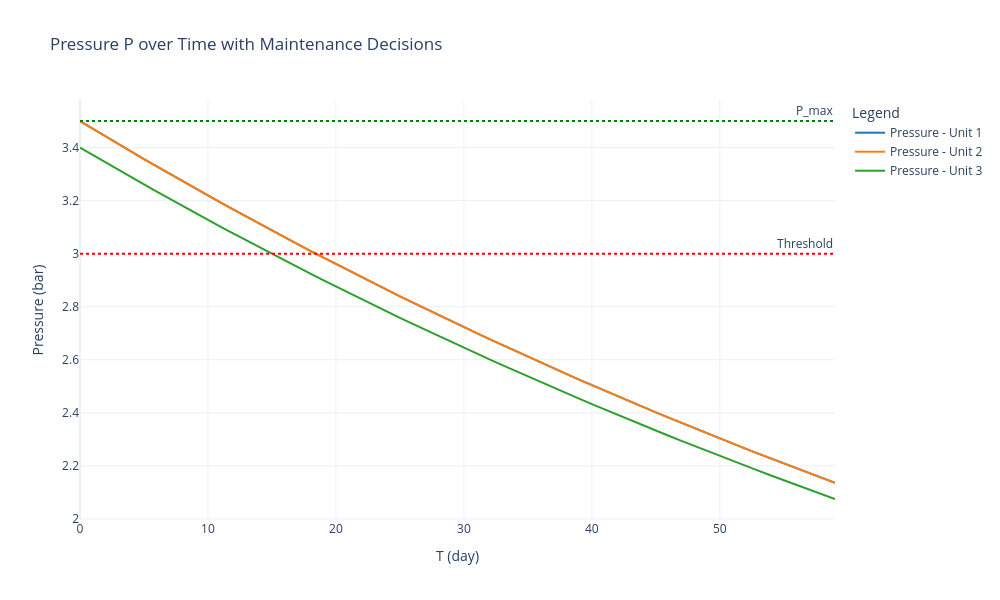

The code cell stored with this chart in its notebook:
### Code cell
import plotly.graph_objects as go
import numpy as np

if solution:
    # extract solution values
    P_sol = np.zeros((T, N))
    x_sol = np.zeros((T, N))
    y_sol = np.zeros((T, N))

    for t in range(T):
        for i in range(N):
            P_sol[t, i] = P[t, i].solution_value
            x_sol[t, i] = x[t, i].solution_value
            y_sol[t, i] = y[t, i].solution_value

    # create interactive plot
    fig = go.Figure()

    colors = ['#1f77b4', '#ff7f0e', '#2ca02c']  # colors for three units

    for i in range(N):
        # pressure curve
        fig.add_trace(go.Scatter(
            x=list(range(T)),
            y=P_sol[:, i],
            mode='lines',
            name=f'Pressure - Unit {i+1}',
            line=dict(width=2, color=colors[i])
        ))

        # COPER maintenance points
        coper_times = [t for t in range(T) if x_sol[t, i] > 0.5]
        fig.add_trace(go.Scatter(
            x=coper_times,
            y=[P_sol[t, i] for t in coper_times],
            mode='markers',
            name=f'COPER - Unit {i+1}',
            marker=dict(symbol='triangle-up', color=colors[i], size=10, line=dict(width=1, color='black'))
        ))

        # MANT maintenance points
        mant_times = [t for t in range(T) if y_sol[t, i] > 0.5]
        fig.add_trace(go.Scatter(
            x=mant_times,
            y=[P_sol[t, i] for t in mant_times],
            mode='markers',
            name=f'MANT - Unit {i+1}',
            marker=dict(symbol='star', color=colors[i], size=10, line=dict(width=1, color='black'))
        ))

    # threshold lines
    fig.add_hline(y=P_threshold, line_dash="dot", line_color="red", annotation_text="Threshold")
    fig.add_hline(y=P_max, line_dash="dot", line_color="green", annotation_text="P_max")

    # layout
    fig.update_layout(
        title="Pressure P over Time with Maintenance Decisions",
        xaxis_title="T (day)",
        yaxis_title="Pressure (bar)",
        legend_title="Legend",
        template="plotly_white",
        hovermode="x unified",
        width=1000,
        height=600
    )

    fig.show()
else:
    print("❌ No solution found. Cannot plot results.")

### Figure 1 — Plotly figure (JSON) as saved in the notebook; plotly's stock layout.template omitted (floating-point values rounded to 4 significant figures)
{"data": [{"line": {"color": "#1f77b4", "width": 2}, "mode": "lines", "name": "Pressure - Unit 1", "type": "scatter", "x": [0, 1, 2, 3, 4, 5, 6, 7, 8, 9, 10, 11, 12, 13, 14, 15, 16, 17, 18, 19, 20, 21, 22, 23, 24, 25, 26, 27, 28, 29, 30, 31, 32, 33, 34, 35, 36, 37, 38, 39, 40, 41, 42, 43, 44, 45, 46, 47, 48, 49, 50, 51, 52, 53, 54, 55, 56, 57, 58, 59], "y": [3.5, 3.471, 3.442, 3.413, 3.385, 3.357, 3.329, 3.301, 3.273, 3.246, 3.219, 3.192, 3.166, 3.139, 3.113, 3.087, 3.061, 3.036, 3.011, 2.986, 2.961, 2.936, 2.912, 2.887, 2.863, 2.839, 2.816, 2.792, 2.769, 2.746, 2.723, 2.7, 2.678, 2.655, 2.633, 2.611, 2.59, 2.568, 2.547, 2.525, 2.504, 2.484, 2.463, 2.442, 2.422, 2.402, 2.382, 2.362, 2.342, 2.323, 2.303, 2.284, 2.265, 2.246, 2.228, 2.209, 2.191, 2.172, 2.154, 2.136]}, {"marker": {"color": "#1f77b4", "line": {"color": "black", "width": 1}, "size": 10, "symbol": "triangle-up"}, "mode": "markers", "name": "COPER - Unit 1", "type": "scatter", "x": [], "y": []}, {"marker": {"color": "#1f77b4", "line": {"color": "black", "width": 1}, "size": 10, "symbol": "star"}, "mode": "markers", "name": "MANT - Unit 1", "type": "scatter", "x": [], "y": []}, {"line": {"color": "#ff7f0e", "width": 2}, "mode": "lines", "name": "Pressure - Unit 2", "type": "scatter", "x": [0, 1, 2, 3, 4, 5, 6, 7, 8, 9, 10, 11, 12, 13, 14, 15, 16, 17, 18, 19, 20, 21, 22, 23, 24, 25, 26, 27, 28, 29, 30, 31, 32, 33, 34, 35, 36, 37, 38, 39, 40, 41, 42, 43, 44, 45, 46, 47, 48, 49, 50, 51, 52, 53, 54, 55, 56, 57, 58, 59], "y": [3.5, 3.471, 3.442, 3.413, 3.385, 3.357, 3.329, 3.301, 3.273, 3.246, 3.219, 3.192, 3.166, 3.139, 3.113, 3.087, 3.061, 3.036, 3.011, 2.986, 2.961, 2.936, 2.912, 2.887, 2.863, 2.839, 2.816, 2.792, 2.769, 2.746, 2.723, 2.7, 2.678, 2.655, 2.633, 2.611, 2.59, 2.568, 2.547, 2.525, 2.504, 2.484, 2.463, 2.442, 2.422, 2.402, 2.382, 2.362, 2.342, 2.323, 2.303, 2.284, 2.265, 2.246, 2.228, 2.209, 2.191, 2.172, 2.154, 2.136]}, {"marker": {"color": "#ff7f0e", "line": {"color": "black", "width": 1}, "size": 10, "symbol": "triangle-up"}, "mode": "markers", "name": "COPER - Unit 2", "type": "scatter", "x": [], "y": []}, {"marker": {"color": "#ff7f0e", "line": {"color": "black", "width": 1}, "size": 10, "symbol": "star"}, "mode": "markers", "name": "MANT - Unit 2", "type": "scatter", "x": [], "y": []}, {"line": {"color": "#2ca02c", "width": 2}, "mode": "lines", "name": "Pressure - Unit 3", "type": "scatter", "x": [0, 1, 2, 3, 4, 5, 6, 7, 8, 9, 10, 11, 12, 13, 14, 15, 16, 17, 18, 19, 20, 21, 22, 23, 24, 25, 26, 27, 28, 29, 30, 31, 32, 33, 34, 35, 36, 37, 38, 39, 40, 41, 42, 43, 44, 45, 46, 47, 48, 49, 50, 51, 52, 53, 54, 55, 56, 57, 58, 59], "y": [3.4, 3.372, 3.344, 3.316, 3.288, 3.261, 3.234, 3.207, 3.18, 3.153, 3.127, 3.101, 3.075, 3.05, 3.024, 2.999, 2.974, 2.949, 2.925, 2.9, 2.876, 2.852, 2.828, 2.805, 2.781, 2.758, 2.735, 2.712, 2.69, 2.667, 2.645, 2.623, 2.601, 2.58, 2.558, 2.537, 2.516, 2.495, 2.474, 2.453, 2.433, 2.413, 2.392, 2.373, 2.353, 2.333, 2.314, 2.294, 2.275, 2.256, 2.238, 2.219, 2.2, 2.182, 2.164, 2.146, 2.128, 2.11, 2.093, 2.075]}, {"marker": {"color": "#2ca02c", "line": {"color": "black", "width": 1}, "size": 10, "symbol": "triangle-up"}, "mode": "markers", "name": "COPER - Unit 3", "type": "scatter", "x": [], "y": []}, {"marker": {"color": "#2ca02c", "line": {"color": "black", "width": 1}, "size": 10, "symbol": "star"}, "mode": "markers", "name": "MANT - Unit 3", "type": "scatter", "x": [], "y": []}], "layout": {"annotations": [{"showarrow": false, "text": "Threshold", "x": 1, "xanchor": "right", "xref": "x domain", "y": 3, "yanchor": "bottom", "yref": "y"}, {"showarrow": false, "text": "P_max", "x": 1, "xanchor": "right", "xref": "x domain", "y": 3.5, "yanchor": "bottom", "yref": "y"}], "height": 600, "hovermode": "x unified", "legend": {"title": {"text": "Legend"}}, "shapes": [{"line": {"color": "red", "dash": "dot"}, "type": "line", "x0": 0, "x1": 1, "xref": "x domain", "y0": 3, "y1": 3, "yref": "y"}, {"line": {"color": "green", "dash": "dot"}, "type": "line", "x0": 0, "x1": 1, "xref": "x domain", "y0": 3.5, "y1": 3.5, "yref": "y"}], "title": {"text": "Pressure P over Time with Maintenance Decisions"}, "width": 1000, "xaxis": {"title": {"text": "T (day)"}}, "yaxis": {"title": {"text": "Pressure (bar)"}}}}
